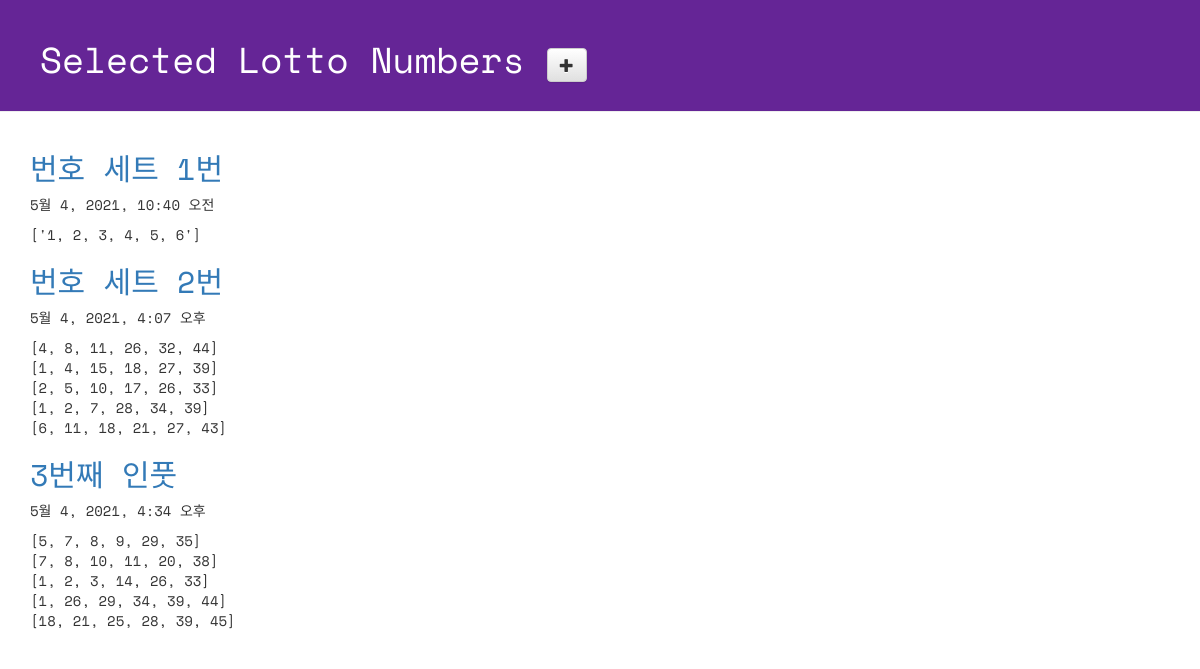
Page /lotto/ on the committed database.
### lotto/models.py (models this page shows, shortened)
class GuessNumbers(models.Model):
    name = models.CharField(max_length=24)
    text = models.CharField(max_length=255)
    lottos = models.CharField(max_length=255, default='[1, 2, 3, 4, 5, 6]')
    num_lottos = models.IntegerField(default=5)
    update_date = models.DateTimeField()

### lotto/views.py (the view)
# urls.py: path('lotto/', views.index, name='index'),
def index(request):
    lottos = GuessNumbers.objects.all()
    return render(request, 'lotto/default.html', {'lottos':lottos}) # context

### lotto/templates/lotto/default.html (shortened to what this page needs)
<!DOCTYPE html>
{% load static %}
<html lang="ko">
<head>
  <link rel="stylesheet" href="//maxcdn.bootstrapcdn.com/bootstrap/3.2.0/css/bootstrap.min.css">
  <link rel="stylesheet" href="//maxcdn.bootstrapcdn.com/bootstrap/3.2.0/css/bootstrap-theme.min.css">
  <link rel='stylesheet' href="{% static 'css/lotto.css' %}">
</head>
<body>
  <div class="page-header">
    <h1>
      Selected Lotto Numbers
      <a href="{% url 'new_lotto' %}">
        <span class="glyphicon glyphicon-plus btn btn-default"></span>
      </a>
    </h1>
  </div>
  <div class="container lotto">
    {% for lotto in lottos %}
      <h2>
        <a href="{% url 'detail' lottokey=lotto.pk %}">
          {{lotto.name}}
        </a>
      </h2>
      <p> {{ lotto.update_date }} </p>
      <p> {{ lotto.lottos | linebreaksbr }} </p>
    {% endfor %}
  </div>
</body>
</html>

### lotto/static/css/lotto.css (style rules this page uses)
.page-header { background-color: #652596; margin-top: 0; padding: 20px 20px 20px 40px; font-family: 'Space Mono', monospace; }
.page-header h1 { color: #FFFFFF; }
.container { font-family: 'Space Mono', monospace; }
.container h2 { color: #B9F442; }

### rows in the picture
GuessNumbers: name "번호 세트 1번", update_date "5월 4, 2021, 10:40 오전", lottos "['1, 2, 3, 4, 5, 6']"
GuessNumbers: name "번호 세트 2번", update_date "5월 4, 2021, 4:07 오후", lottos "[4, 8, 11, 26, 32, 44] [1, 4, 15, 18, 27, 39] [2, 5, 10, 17, 26, 33] [1, 2, 7, 28, 34, 39] [6, 11, 18, 21, 27, 43]"
GuessNumbers: name "3번째 인풋", update_date "5월 4, 2021, 4:34 오후", lottos "[5, 7, 8, 9, 29, 35] [7, 8, 10, 11, 20, 38] [1, 2, 3, 14, 26, 33] [1, 26, 29, 34, 39, 44] [18, 21, 25, 28, 39, 45]"
